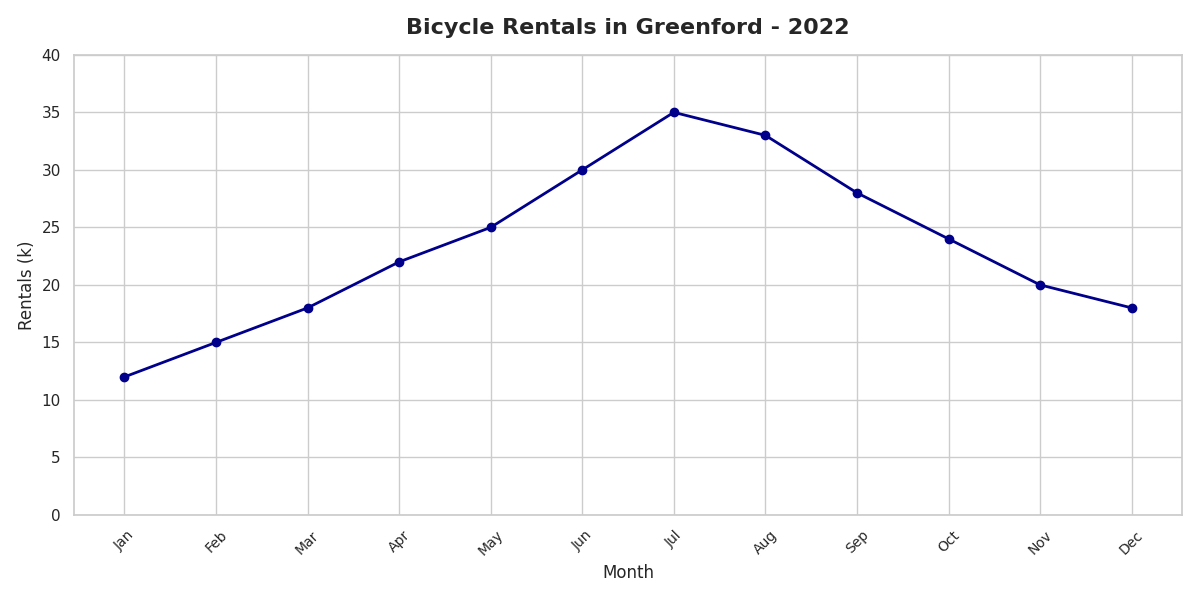

The script that drew this image:
import matplotlib.pyplot as plt
import numpy as np

# Data Setup
months = np.array(['Jan', 'Feb', 'Mar', 'Apr', 'May', 'Jun', 'Jul', 'Aug', 'Sep', 'Oct', 'Nov', 'Dec'])
rentals = np.array([12, 15, 18, 22, 25, 30, 35, 33, 28, 24, 20, 18])

# Create the plot
fig, ax = plt.subplots(figsize=(12, 6))

# Plot the line
ax.plot(months, rentals, marker='o', linestyle='-', color='darkblue', linewidth=2)

# Titles and labels
ax.set_title('Bicycle Rentals in Greenford - 2022', fontsize=16, fontweight='bold', pad=15)
ax.set_xlabel('Month', fontsize=12)
ax.set_ylabel('Rentals (k)', fontsize=12)

# Set y-axis limits
ax.set_ylim(0, 40)

# Customize x-ticks
ax.set_xticks(np.arange(len(months)))
ax.set_xticklabels(months, rotation=45, fontsize=10)

plt.tight_layout()

# Show the plot
plt.show()
